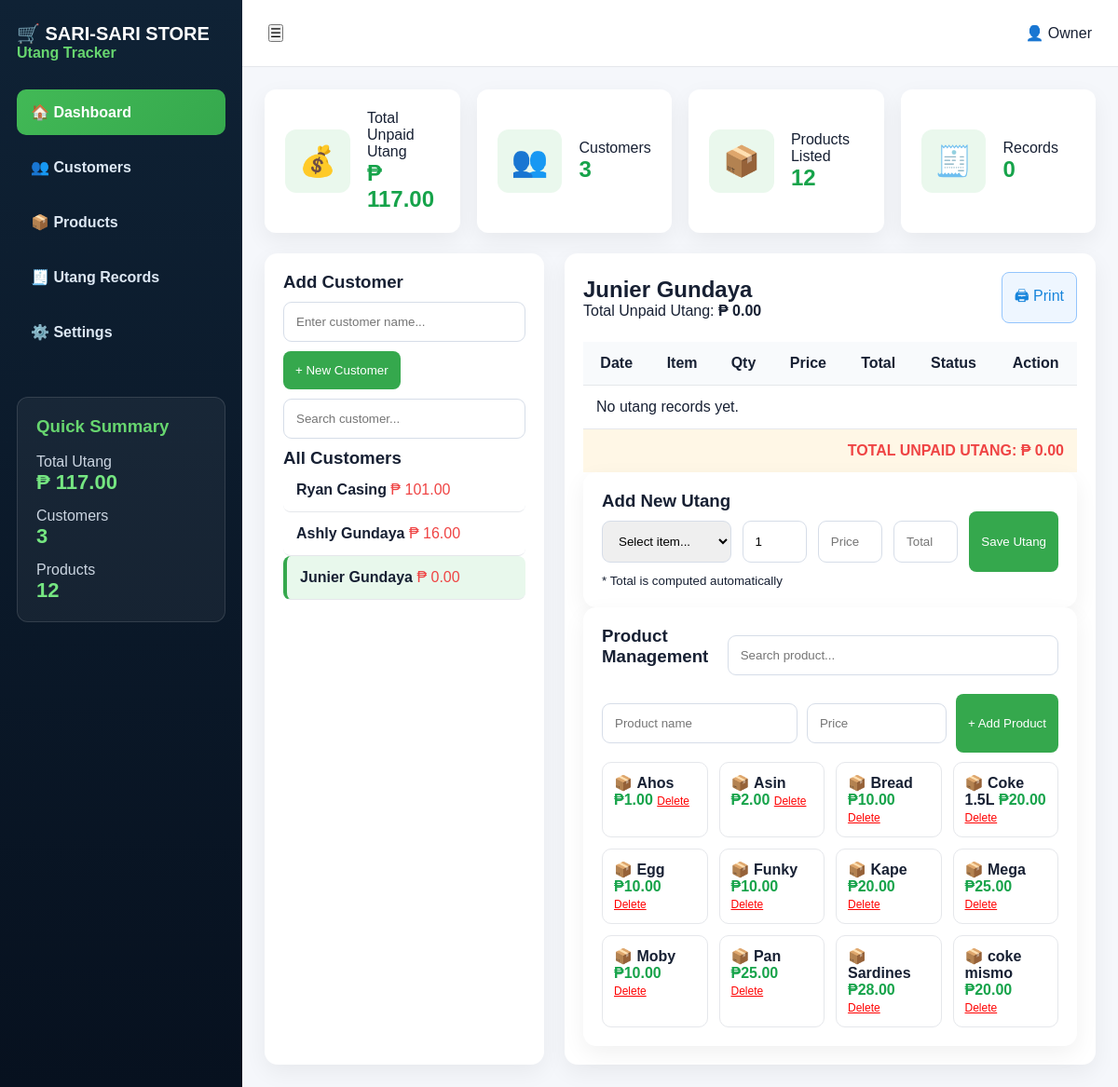
Screenshot of /customer/1 with the database file from the repository.
### tables this page shows
CREATE TABLE customers (
        id INTEGER PRIMARY KEY AUTOINCREMENT,
        name TEXT NOT NULL
    );

CREATE TABLE products (
        id INTEGER PRIMARY KEY AUTOINCREMENT,
        name TEXT NOT NULL,
        price REAL NOT NULL
    );

### app.py (the view)
@app.route("/customer/<int:id>")
def customer(id):
    conn = get_db()
    cursor = conn.cursor()
    customers = get_customers(cursor)
    cursor.execute("SELECT * FROM products ORDER BY name")
    products = cursor.fetchall()
    cursor.execute("SELECT * FROM customers WHERE id=?", (id,))
    selected_customer = cursor.fetchone()
    cursor.execute("SELECT * FROM utang WHERE customer_id=? ORDER BY id DESC", (id,))
    utang_list = cursor.fetchall()
    cursor.execute("""
        SELECT COALESCE(SUM(total), 0)
        FROM utang
        WHERE customer_id=? AND status='UNPAID'
    """, (id,))
    selected_total = cursor.fetchone()[0]
    cursor.execute("""
        SELECT COALESCE(SUM(total), 0)
        FROM utang
        WHERE status='UNPAID'
    """)
    total_utang = cursor.fetchone()[0]
    conn.close()
    return render_template(
        "index.html",
        customers=customers,
        products=products,
        total_utang=total_utang,
        selected_customer=selected_customer,
        utang_list=utang_list,
        selected_total=selected_total
    )

### app.py (called while the page is built)
def get_db():
    return sqlite3.connect("database.db")

def get_customers(cursor):
    cursor.execute("""
        SELECT customers.id, customers.name,
        COALESCE(SUM(
            CASE
                WHEN utang.status = 'UNPAID' THEN utang.total
                ELSE 0
            END
        ), 0)
        FROM customers
        LEFT JOIN utang ON customers.id = utang.customer_id
        GROUP BY customers.id, customers.name
        ORDER BY customers.id DESC
    """)
    return cursor.fetchall()

### templates/index.html (shortened to what this page needs)
<!DOCTYPE html>
<html lang="en">
<head>
  <link rel="stylesheet" href="{{ url_for('static', filename='style.css') }}">
</head>
<body>
<div class="app">
  <aside class="sidebar">
    <h2>🛒 SARI-SARI STORE</h2>
    <p>Utang Tracker</p>
    <nav>
      <a class="active">🏠 Dashboard</a>
      <a>👥 Customers</a>
      <a>📦 Products</a>
      <a>🧾 Utang Records</a>
      <a>⚙️ Settings</a>
    </nav>
    <div class="summary">
      <h3>Quick Summary</h3>
      <p>Total Utang</p>
      <strong>₱ {{ "%.2f"|format(total_utang) }}</strong>
      <p>Customers</p>
      <strong>{{ customers|length }}</strong>
      <p>Products</p>
      <strong>{{ products|length }}</strong>
    </div>
  </aside>
  <main class="main">
    <header class="topbar">
      <button>☰</button>
      <div>👤 Owner</div>
    </header>
    <section class="cards">
      <div class="stat">
        <span>💰</span>
        <div>
          <p>Total Unpaid Utang</p>
          <h2>₱ {{ "%.2f"|format(total_utang) }}</h2>
        </div>
      </div>
      <div class="stat">
        <span>👥</span>
        <div>
          <p>Customers</p>
          <h2>{{ customers|length }}</h2>
        </div>
      </div>
      <div class="stat">
        <span>📦</span>
        <div>
          <p>Products Listed</p>
          <h2>{{ products|length }}</h2>
        </div>
      </div>
      <div class="stat">
        <span>🧾</span>
        <div>
          <p>Records</p>
          <h2>{{ utang_list|length }}</h2>
        </div>
      </div>
    </section>
    <section class="content-grid">
      <div class="customer-panel">
        <h3>Add Customer</h3>
        <form action="/add-customer" method="POST">
          <input type="text" name="name" placeholder="Enter customer name..." required>
          <button class="green-btn" type="submit">+ New Customer</button>
        </form>
        <input type="text" id="customerSearch" placeholder="Search customer...">
        <h3>All Customers</h3>
        {% if customers %}
          {% for customer in customers %}
            <a href="/customer/{{ customer[0] }}"
               class="customer customer-item {% if selected_customer and selected_customer[0] == customer[0] %}active-customer{% endif %}">
              <strong>{{ customer[1] }}</strong>
              <span>₱ {{ "%.2f"|format(customer[2]) }}</span>
            </a>
          {% endfor %}
        {% else %}
          <p class="empty">No customers yet.</p>
        {% endif %}
      </div>
      <div class="details">
        {% if selected_customer %}
        <div class="details-head">
            <div>
                <h2>{{ selected_customer[1] }}</h2>
                <p>Total Unpaid Utang: <b>₱ {{ "%.2f"|format(selected_total) }}</b></p>
            </div>
            <div class="actions">
                <a href="/print/{{ selected_customer[0] }}" class="blue-btn">
                🖨 Print
                </a>
            </div>
            </div>
          <table>
            <thead>
              <tr>
                <th>Date</th>
                <th>Item</th>
                <th>Qty</th>
                <th>Price</th>
                <th>Total</th>
                <th>Status</th>
                <th>Action</th>
              </tr>
            </thead>
            <tbody>
              {% if utang_list %}
                {% for u in utang_list %}
                  <tr>
                    <td>{{ u[7] if u[7] else "-" }}</td>
                    <td>{{ u[2] }}</td>
                    <td>{{ u[3] }}</td>
                    <td>₱{{ "%.2f"|format(u[4]) }}</td>
                    <td>₱{{ "%.2f"|format(u[5]) }}</td>
                    <td>
                      <span class="badge {% if u[6] == 'PAID' %}paid{% else %}unpaid{% endif %}">
                        {{ u[6] }}
                      </span>
                    </td>
                                            <td>
                        {% if u[6] == 'UNPAID' %}
                            <a href="/mark-paid/{{ u[0] }}/{{ selected_customer[0] }}"
                            onclick="return confirm('Mark this item as paid?')">
                            ✅
                            </a>
                        {% else %}
                            <span class="paid-text">Paid</span>
                        {% endif %}
                        <a href="/edit-utang/{{ u[0] }}/{{ selected_customer[0] }}">✏️</a>
                        <a href="/delete-utang/{{ u[0] }}/{{ selected_customer[0] }}"
                            onclick="return confirm('Delete this utang record?')">
                            🗑️
                        </a>
                        </td>
                                        </tr>
                {% endfor %}
              {% else %}
                <tr>
                  <td colspan="7">No utang records yet.</td>
                </tr>
              {% endif %}
            </tbody>
          </table>
          <div class="total-row">
            TOTAL UNPAID UTANG: <strong>₱ {{ "%.2f"|format(selected_total) }}</strong>
          </div>
          <div class="form-card">
            <h3>Add New Utang</h3>
            <form action="/add-utang" method="POST">
              <div class="form-grid">
                <select name="item_name" id="itemSelect" required>
                  <option value="">Select item...</option>
                </select>
                <input type="number" name="quantity" id="quantityInput" value="1" min="1" required>
                <input type="text" name="price" id="priceInput" placeholder="Price" readonly required>
                <input type="text" name="total" id="totalInput" placeholder="Total" readonly required>
                <button class="green-btn" type="submit">Save Utang</button>
              </div>
            </form>
            <small>* Total is computed automatically</small>
          </div>
        {% else %}
          <div class="empty-state">
            <h2>Select a customer</h2>
            <p>Click a customer from the list to view and add utang records.</p>
          </div>
        {% endif %}
        <div class="products">
          <div class="products-head">
            <h3>Product Management</h3>
            <input type="text" id="productSearch" placeholder="Search product...">
          </div>
          <form action="/add-product" method="POST" class="product-form">
            <input type="text" name="name" placeholder="Product name" required>
            <input type="number" name="price" placeholder="Price" step="0.01" required>
            <button class="green-btn" type="submit">+ Add Product</button>
          </form>
          <div class="product-list">
            {% for product in products %}
              <div class="product product-item">
                📦 <b>{{ product[1] }}</b>
                <span>₱{{ "%.2f"|format(product[2]) }}</span>
                <a href="/delete-product/{{ product[0] }}"
                   onclick="return confirm('Delete this product?')"
                   class="delete-product">
                  Delete
                </a>
              </div>
            {% endfor %}
          </div>
        </div>
      </div>
    </section>
  </main>
</div>
</body>
</html>

### static/style.css (style rules this page uses)
* { margin: 0; padding: 0; box-sizing: border-box; font-family: Arial, sans-serif; }
body { background: #f5f7fb; color: #172033; }
.app { display: grid; grid-template-columns: 260px 1fr; min-height: 100vh; }
.sidebar { background: linear-gradient(180deg, #0f2235, #07111f); color: white; padding: 24px 18px; }
.sidebar h2 { font-size: 20px; }
.sidebar > p { color: #67d66f; margin-bottom: 30px; font-weight: bold; }
.sidebar nav { display: grid; gap: 10px; }
.sidebar nav a { padding: 15px; border-radius: 10px; color: #dce7f3; font-weight: bold; }
.sidebar nav a.active, .sidebar nav a:hover { background: linear-gradient(135deg, #42b956, #35a84d); color: white; }
.summary { margin-top: 45px; padding: 20px; border: 1px solid rgba(255,255,255,0.12); border-radius: 12px; background: rgba(255,255,255,0.05); }
.summary h3 { color: #67d66f; margin-bottom: 18px; }
.summary p { color: #cbd5e1; margin-top: 14px; }
.summary strong { color: #75e681; font-size: 22px; }
.main { padding: 0 24px 24px; }
.topbar { height: 72px; background: white; margin: 0 -24px 24px; padding: 0 28px; display: flex; align-items: center; justify-content: space-between; border-bottom: 1px solid #e5e7eb; }
.cards { display: grid; grid-template-columns: repeat(4, 1fr); gap: 18px; margin-bottom: 22px; }
.stat { background: white; padding: 22px; border-radius: 12px; display: flex; gap: 18px; align-items: center; box-shadow: 0 8px 25px rgba(0,0,0,0.06); }
.stat span { font-size: 32px; background: #eaf8ed; padding: 15px; border-radius: 12px; }
.stat h2 { color: #16a34a; }
.content-grid { display: grid; grid-template-columns: 300px 1fr; gap: 22px; }
.customer-panel, .details, .form-card, .products { background: white; border-radius: 14px; padding: 20px; box-shadow: 0 8px 25px rgba(0,0,0,0.06); }
input, select { width: 100%; padding: 13px; border: 1px solid #d6dde8; border-radius: 9px; margin: 10px 0; }
.green-btn { background: #35a84d; color: white; border: none; padding: 13px; border-radius: 8px; cursor: pointer; }
.blue-btn { background: #eef6ff; color: #1684db; border: 1px solid #93c5fd; padding: 13px; border-radius: 8px; }
.customer { display: block; text-decoration: none; color: inherit; padding: 14px; border-bottom: 1px solid #e5e7eb; border-radius: 8px; }
.customer span { color: #ef4444; }
.active-customer { background: #e8f8ec; border-left: 4px solid #35a84d; }
table { width: 100%; border-collapse: collapse; }
th, td { padding: 14px; border-bottom: 1px solid #e5e7eb; }
th { background: #f8fafc; }
.total-row { background: #fff7e6; padding: 14px; text-align: right; color: #ef4444; font-weight: bold; }
.form-grid { display: grid; grid-template-columns: 2fr 1fr 1fr 1fr auto; gap: 12px; }
.products-head { display: flex; justify-content: space-between; }
.product-list { display: grid; grid-template-columns: repeat(4, 1fr); gap: 12px; }
.product { border: 1px solid #e5e7eb; padding: 12px; border-radius: 10px; }
.product span { color: #16a34a; font-weight: bold; }
.product-form { display: grid; grid-template-columns: 1fr 150px auto; gap: 10px; margin: 10px 0; }
.delete-product { color: red; font-size: 12px; }
.details-head { display: flex; justify-content: space-between; align-items: center; gap: 16px; margin-bottom: 20px; }
.actions { display: flex; gap: 10px; align-items: center; }
.actions a { text-decoration: none; }

### rows the page displays
customers: name "Ryan Casing", customer "101.00"
customers: name "Ashly Gundaya", customer "16.00"
customers: name "Junier Gundaya", customer "0.00"
products: name "Ahos", price "1.00"
products: name "Asin", price "2.00"
products: name "Bread", price "10.00"
products: name "Coke 1.5L", price "20.00"
products: name "Egg", price "10.00"
products: name "Funky", price "10.00"
products: name "Kape", price "20.00"
products: name "Mega", price "25.00"
products: name "Moby", price "10.00"
products: name "Pan", price "25.00"
products: name "Sardines", price "28.00"
products: name "coke mismo", price "20.00"

### other values shown
{{ "%.2f"|format(total_utang) }} "117.00"
{{ customers|length }} "3"
{{ products|length }} "12"
{{ utang_list|length }} "0"
{{ "%.2f"|format(selected_total) }} "0.00"
